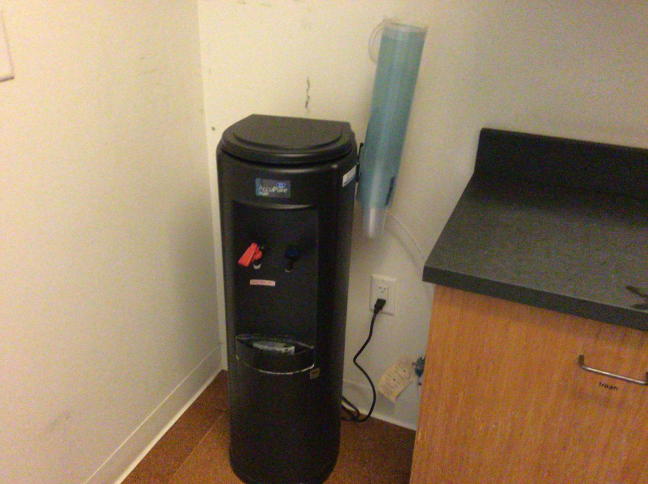
#> input picture SamRefinement/test_db/color/0.jpg, 1296 x 968 px (shown at 1/2 size)
$ python -i createDB.py   (imports and definitions only)
#> lines starting #> are read from the running program, lines starting #| are printed output that depends on the picture
import os
import cv2
import shutil
import numpy as np
from pathlib import Path

# Hyperparameters
BASE_PATH = Path("/media/adaptation/New_volume/Domain_Adaptation_Pipeline/IO_pipeline/Scannet_DB/scans")
SCENES = [f"scene{i:04d}_00" for i in range(0,1)]
FOLDER_NAMES = {
    "rgb": "color",
    "pseudo3": "pseudo_labels_0.03",
    "pseudo5": "pseudo_labels_0.05",
    "gt": "label_nyu40",
    "deeplab": "deeplab_labels",
    "samAs5": "sam_labels_0.05_auto_320x240",
    "samAb5": "sam_labels_0.05_auto_1296x968",
    "samCs5": "sam_labels_0.05_prompt_320x240",
    "samCb5": "sam_labels_0.05_prompt_1296x968",
    "samAs3": "sam_labels_0.03_auto_320x240",
    "samAb3": "sam_labels_0.03_auto_1296x968",
    "samCs3": "sam_labels_0.03_prompt_320x240",
    "samCb3": "sam_labels_0.03_prompt_1296x968"
}
OUTPUT_PATH = Path("processed_dataset")
TARGET_SIZE = (320, 240)
MAPPING_FILE = Path("nyu40_segmentation_mapping.csv")

# Load class color mapping
# [1 line that did not run here, left out]
# [1 line that did not run here, left out]


def convert_rgb_to_class_index(image: np.ndarray) -> np.ndarray:
    h, w, _ = image.shape
    class_map = np.zeros((h, w), dtype=np.uint8)

    for class_idx, color in enumerate(CLASS_COLORS):
        mask = np.all(np.abs(image - color) <= 5, axis=-1)
        class_map[mask] = class_idx

    return class_map


def resize_image(img: np.ndarray, is_rgb: bool) -> np.ndarray:
    interpolation = cv2.INTER_AREA if is_rgb else cv2.INTER_NEAREST
    return cv2.resize(img, TARGET_SIZE, interpolation=interpolation)


def process_and_save_image(image_path: Path, output_path: Path, to_index=False, is_rgb=False):
#> called with image_path = '../SamRefinement/test_db/color/0.jpg', output_path = 'out.png', to_index = False, is_rgb = False
    img = cv2.imread(str(image_path), cv2.IMREAD_UNCHANGED)
#> img is the input picture: shape (968, 1296, 3); mean B, G, R 100, 125.5, 145.5

    if img is None:
        print(f"Failed to load image: {image_path}")
        return

    if is_rgb and img.ndim == 2:  # grayscale but expected rgb
        img = cv2.cvtColor(img, cv2.COLOR_GRAY2BGR)
    elif not is_rgb and img.ndim == 3 and img.shape[2] == 3:
        img = cv2.cvtColor(img, cv2.COLOR_BGR2RGB)

    # Resize only if needed
    if (img.shape[1], img.shape[0]) != TARGET_SIZE:
        img = resize_image(img, is_rgb)
#> in resize_image, `return cv2.resize(img, TARGET_SIZE, interpolation=interpolation)`:
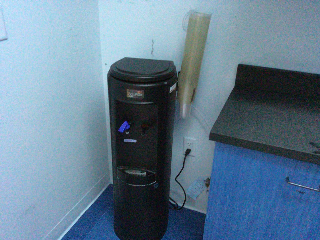
#> returned value: shape (240, 320, 3); mean of channels 0, 1, 2 145.8, 125.9, 100.4; drawn as B, G, R

    # Convert only if it's not already class-indexed
    if to_index:
        if img.ndim == 3 and img.shape[2] == 3:
            img = convert_rgb_to_class_index(img)
        elif img.ndim == 2 and img.dtype != np.uint8:
            img = img.astype(np.uint8)

#> (the run stopped early here; a loop or call above may not have finished)

$ run again, on SamRefinement/test_db/color/175.jpg
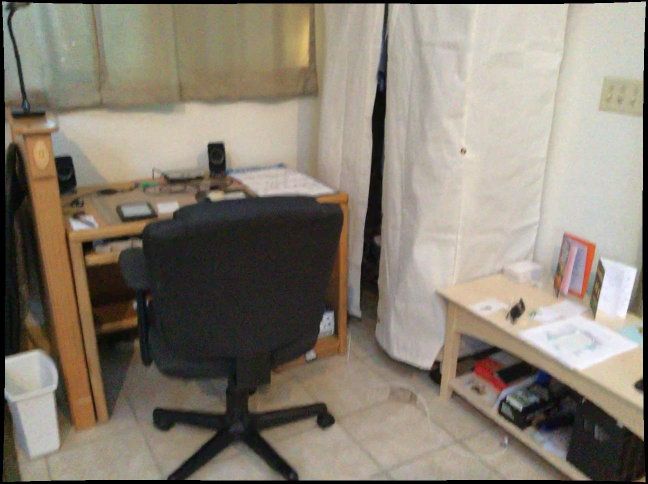
#> input picture SamRefinement/test_db/color/175.jpg, 1296 x 968 px (shown at 1/2 size)
#> in process_and_save_image, img is the input picture: shape (968, 1296, 3); mean B, G, R 115.2, 128.1, 136.7
#> in resize_image, `return cv2.resize(img, TARGET_SIZE, interpolation=interpolation)`:
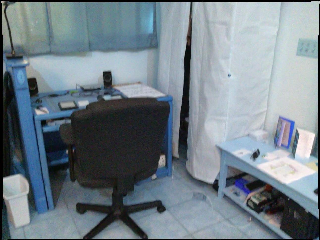
#> returned value: shape (240, 320, 3); mean of channels 0, 1, 2 137.1, 128.5, 115.6; drawn as B, G, R

$ run again, on SamRefinement/test_db/color/208.jpg
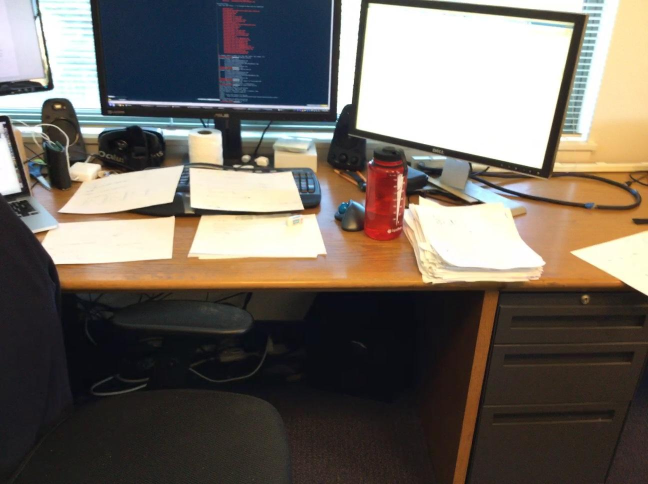
#> input picture SamRefinement/test_db/color/208.jpg, 1296 x 968 px (shown at 1/2 size)
#> in process_and_save_image, img is the input picture: shape (968, 1296, 3); mean B, G, R 97.9, 106.5, 114.2
#> in resize_image, `return cv2.resize(img, TARGET_SIZE, interpolation=interpolation)`:
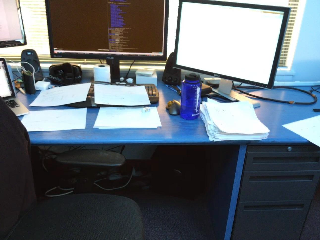
#> returned value: shape (240, 320, 3); mean of channels 0, 1, 2 114.4, 106.6, 98.1; drawn as B, G, R

$ run again, on SamRefinement/test_db/color/210.jpg
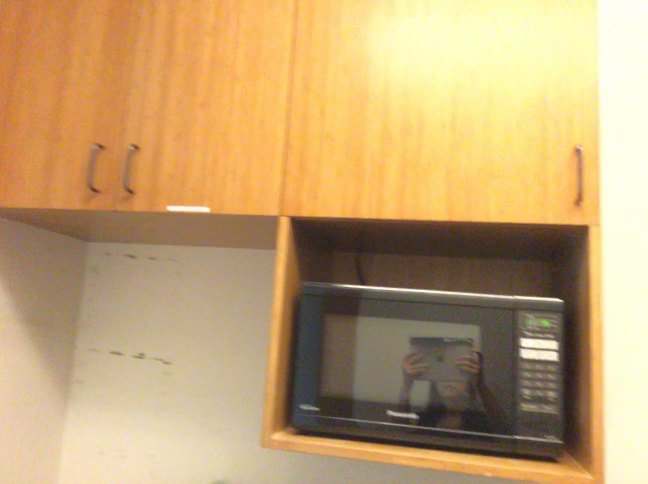
#> input picture SamRefinement/test_db/color/210.jpg, 1296 x 968 px (shown at 1/2 size)
#> in process_and_save_image, img is the input picture: shape (968, 1296, 3); mean B, G, R 114.7, 163, 194.9
#> in resize_image, `return cv2.resize(img, TARGET_SIZE, interpolation=interpolation)`:
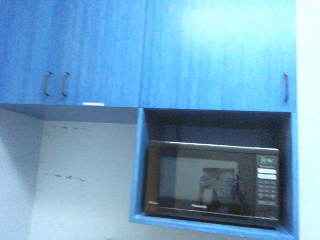
#> returned value: shape (240, 320, 3); mean of channels 0, 1, 2 195, 162.9, 114.5; drawn as B, G, R
